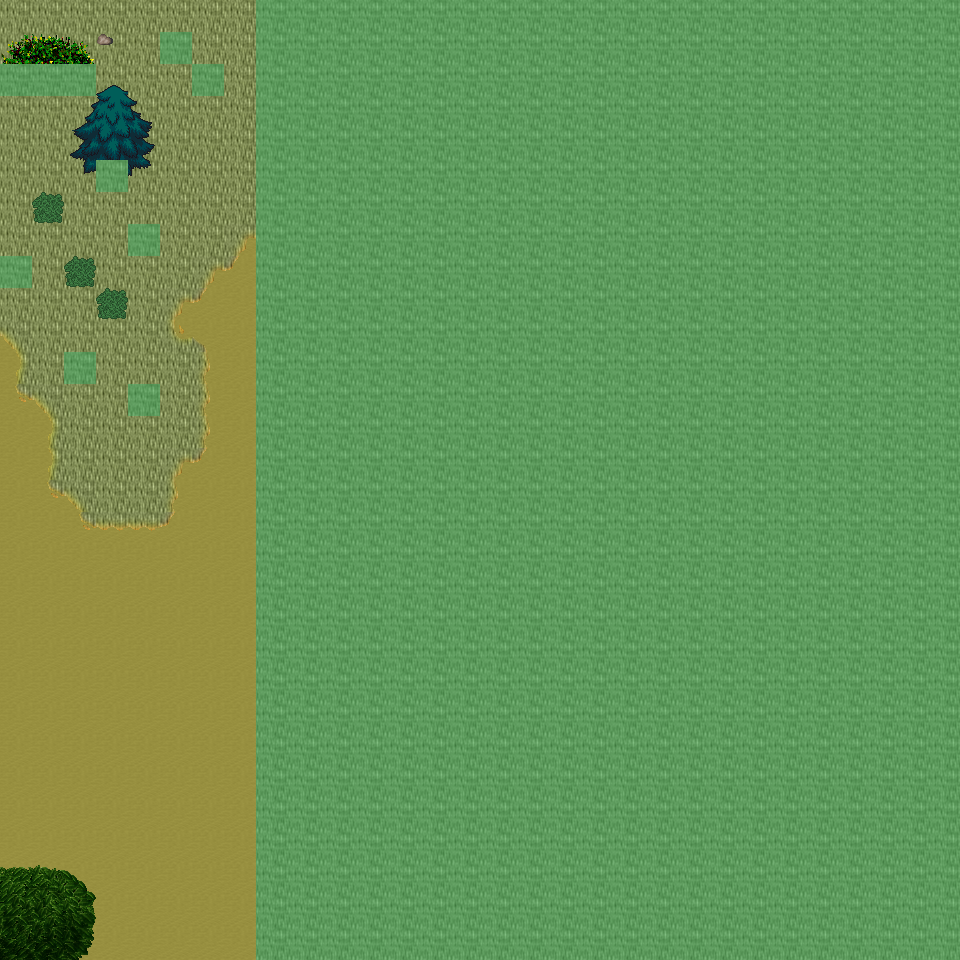

This game map was drawn from its Tiled (.tmx) file and the tilesets committed beside it. A one-line description and the trimmed map source follow:
An orthogonal 30x30 tile map with 32x32 px tiles, 6 tile layers (Ground, Object, Object2, Above, ...), 17 tilesets and 5 objects (5x mapchange).

<map version="1.0" orientation="orthogonal" renderorder="right-down" width="30" height="30" tilewidth="32" tileheight="32" nextobjectid="6">
  <tileset firstgid="1" name="tileset_ground_ground" tilewidth="32" tileheight="32" tilecount="33" columns="3">
    <image source="../drawable/tileset_ground_ground.png" width="96" height="352" />
  </tileset>
  <tileset firstgid="34" name="tileset_ground_ridge_earth_dark" tilewidth="32" tileheight="32" tilecount="96" columns="12">
    <image source="../drawable/tileset_ground_ridge_earth_dark.png" width="384" height="256" />
  </tileset>
  <tileset firstgid="130" name="tileset_ground_earth_edges" tilewidth="32" tileheight="32" tilecount="18" columns="6">
    <image source="../drawable/tileset_ground_earth_edges.png" width="192" height="96" />
  </tileset>
  <tileset firstgid="148" name="tileset_ground_rock_pebbles" tilewidth="32" tileheight="32" tilecount="3" columns="1">
    <image source="../drawable/tileset_ground_rock_pebbles.png" width="32" height="96" />
  </tileset>
  <tileset firstgid="151" name="tileset_item_statue_grey_stone" tilewidth="32" tileheight="32" tilecount="4" columns="2">
    <image source="../drawable/tileset_item_statue_grey_stone.png" width="64" height="64" />
  </tileset>
  <tileset firstgid="155" name="tileset_ground_square_patch" tilewidth="32" tileheight="32" tilecount="9" columns="3">
    <image source="../drawable/tileset_ground_square_patch.png" width="96" height="96" />
  </tileset>
  <tileset firstgid="164" name="tileset_ground_eye" tilewidth="32" tileheight="32" tilecount="9" columns="3">
    <image source="../drawable/tileset_ground_eye.png" width="96" height="96" />
  </tileset>
  <tileset firstgid="173" name="tileset_item_corpse_huge_animal" tilewidth="32" tileheight="32" tilecount="16" columns="2">
    <image source="../drawable/tileset_item_corpse_huge_animal.png" width="64" height="256" />
  </tileset>
  <tileset firstgid="189" name="tileset_logic_collision" tilewidth="32" tileheight="32" tilecount="1" columns="1">
    <image source="../drawable/tileset_logic_collision.png" width="32" height="32" />
  </tileset>
  <tileset firstgid="190" name="tileset_plant_tree_spruce" tilewidth="32" tileheight="32" tilecount="6" columns="2">
    <image source="../drawable/tileset_plant_tree_spruce.png" width="64" height="96" />
  </tileset>
  <tileset firstgid="196" name="tileset_plant_tree_evergreen" tilewidth="32" tileheight="32" tilecount="36" columns="3">
    <image source="../drawable/tileset_plant_tree_evergreen.png" width="96" height="384" />
  </tileset>
  <tileset firstgid="232" name="tileset_plant_bush_bushes" tilewidth="32" tileheight="32" tilecount="10" columns="5">
    <image source="../drawable/tileset_plant_bush_bushes.png" width="160" height="64" />
  </tileset>
  <tileset firstgid="242" name="tileset_plant_bush_bush_mult_colored" tilewidth="32" tileheight="32" tilecount="6" columns="3">
    <image source="../drawable/tileset_plant_bush_bush_mult_colored.png" width="96" height="64" />
  </tileset>
  <tileset firstgid="248" name="tileset_plant_stump_small_stump" tilewidth="32" tileheight="32" tilecount="4" columns="2">
    <image source="../drawable/tileset_plant_stump_small_stump.png" width="64" height="64" />
  </tileset>
  <tileset firstgid="252" name="tileset_plant_bush_large_green" tilewidth="32" tileheight="32" tilecount="9" columns="3">
    <image source="../drawable/tileset_plant_bush_large_green.png" width="96" height="96" />
  </tileset>
  <tileset firstgid="261" name="tileset_plant_tree_tree_darkgreen" tilewidth="32" tileheight="32" tilecount="88" columns="8">
    <image source="../drawable/tileset_plant_tree_tree_darkgreen.png" width="256" height="352" />
  </tileset>
  <tileset firstgid="349" name="tileset_ground_dry_grass" tilewidth="32" tileheight="32" tilecount="54" columns="9">
    <image source="../drawable/tileset_ground_dry_grass.png" width="288" height="192" />
  </tileset>
  <layer name="Ground" width="30" height="30">
    <data>[900 cells, 900 non-empty, 3 distinct tile ids]</data>
  </layer>
  <layer name="Object" width="30" height="30">
    <data>[900 cells, 60 non-empty, 19 distinct tile ids]</data>
  </layer>
  <layer name="Object2" width="30" height="30">
    <data>[900 cells, 4 non-empty, 4 distinct tile ids]</data>
  </layer>
  <layer name="Above" width="30" height="30">
    <data>[900 cells, 21 non-empty, 21 distinct tile ids]</data>
  </layer>
  <layer name="Above2" width="30" height="30">
    <data>[900 cells, 0 non-empty, 0 distinct tile ids]</data>
  </layer>
  <layer name="Walkable" width="30" height="30">
    <data>[900 cells, 670 non-empty, 1 distinct tile ids]</data>
  </layer>
  <objectgroup name="MapEvents">
    <object id="1" name="north" type="mapchange" x="0" y="0" width="256" height="32">
      <properties>
        <property name="map" value="0_ados_mountain_n2_w2_x3_y0" />
        <property name="place" value="south" />
      </properties>
    </object>
    <object id="2" name="south" type="mapchange" x="0" y="928" width="256" height="32">
      <properties>
        <property name="map" value="0_ados_mountain_n2_w2_x3_y2" />
        <property name="place" value="north" />
      </properties>
    </object>
    <object id="3" name="west" type="mapchange" x="0" y="0" width="32" height="64">
      <properties>
        <property name="map" value="0_ados_mountain_n2_w2_x2_y1" />
        <property name="place" value="east" />
      </properties>
    </object>
    <object id="4" name="west2" type="mapchange" x="0" y="96" width="32" height="160">
      <properties>
        <property name="map" value="0_ados_mountain_n2_w2_x2_y1" />
        <property name="place" value="east2" />
      </properties>
    </object>
    <object id="5" name="west3" type="mapchange" x="0" y="288" width="32" height="672">
      <properties>
        <property name="map" value="0_ados_mountain_n2_w2_x2_y1" />
        <property name="place" value="east3" />
      </properties>
    </object>
  </objectgroup>
</map>
